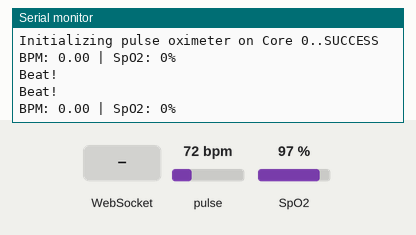
This sketch was run on a simulated ESP32. Shown: the last lines printed to the serial monitor. Inputs (shaded band) come from the test bench; at power-on: pulse 72 bpm, SpO2 97 %. WiFi joins after 1.5 s; servers stay silent unless stated.

Above: at 3.7 s.
3.8 s: WebSocket text "1" received
At 4.05 s:
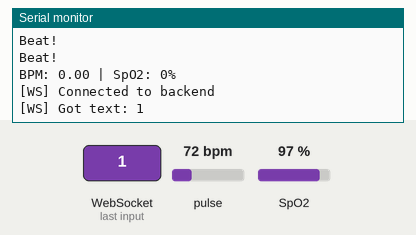
5.3 s: pulse set to 42 bpm
At 5.32 s:
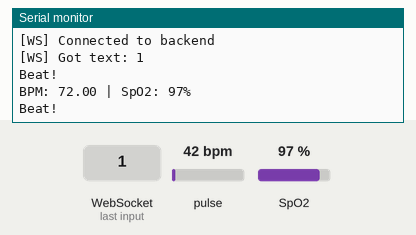
6.8 s: SpO2 set to 80 %
At 8.14 s:
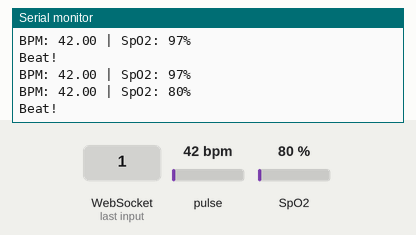
8.3 s: WebSocket text "0" received
At 8.46 s:
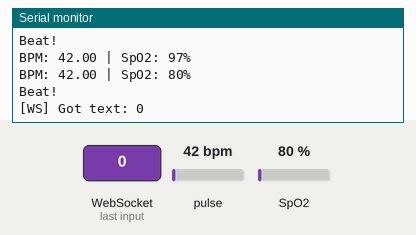
9.8 s: pulse set to 70 bpm
At 10.9 s:
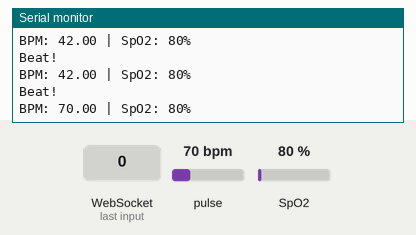
Timing chart, 0 to 12.3 s (numbered marks = the images above; inputs shaded):
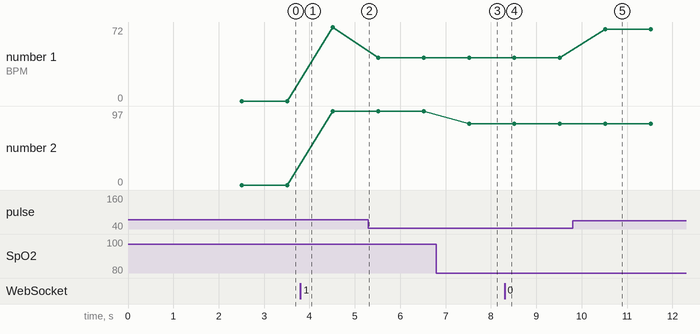

The sketch:

sushrutha_pulse.ino
```cpp
#include <Wire.h>
#include "MAX30100_PulseOximeter.h"
#include <WiFi.h>
#include <WebSocketsClient.h>
#include <ArduinoJson.h>

const char* ssid = "Galaxy M55s 5G 8365";
const char* password = "sruuu0105";
const char* ws_host = "10.161.223.90";
const uint16_t ws_port = 8000;
const char* ws_path = "/ws/pulse";

#define REPORTING_PERIOD_MS 1000

PulseOximeter pox;
WebSocketsClient webSocket;
uint32_t tsLastReport = 0;

// Shared variables between cores
volatile float sharedBPM = 0;
volatile float sharedSpO2 = 0;

void onBeatDetected() {
  Serial.println("Beat!");
}

void webSocketEvent(WStype_t type, uint8_t * payload, size_t length) {
  switch(type) {
    case WStype_DISCONNECTED:
      Serial.println("[WS] Disconnected");
      break;
    case WStype_CONNECTED:
      Serial.println("[WS] Connected to backend");
      break;
    case WStype_TEXT:
      Serial.printf("[WS] Got text: %s\n", payload);
      break;
    default:
      break;
  }
}

// Sensor task — runs on Core 0, never blocked
void sensorTask(void * parameter) {
  Serial.print("Initializing pulse oximeter on Core 0..");
  if (!pox.begin()) {
    Serial.println("FAILED");
    while(1) delay(1000);
  }
  Serial.println("SUCCESS");

  pox.setIRLedCurrent(MAX30100_LED_CURR_27_1MA);
  pox.setOnBeatDetectedCallback(onBeatDetected);

  for(;;) {
    pox.update();
    sharedBPM = pox.getHeartRate();
    sharedSpO2 = pox.getSpO2();
    delay(2);  // tiny delay to allow other tasks
  }
}

void setup() {
  Serial.begin(115200);
  delay(1000);
  Serial.println();
  Serial.println("=== ESP32 Booting ===");

  WiFi.mode(WIFI_STA);
  WiFi.begin(ssid, password);
  Serial.print("Connecting to WiFi");
  while (WiFi.status() != WL_CONNECTED) {
    delay(500);
    Serial.print(".");
  }
  Serial.println();
  Serial.print("Connected! IP: ");
  Serial.println(WiFi.localIP());

  webSocket.begin(ws_host, ws_port, ws_path);
  webSocket.onEvent(webSocketEvent);
  webSocket.setReconnectInterval(5000);

  // Pin sensor to Core 0
  xTaskCreatePinnedToCore(
    sensorTask,    // function
    "sensorTask",  // name
    10000,         // stack size
    NULL,          // parameters
    1,             // priority
    NULL,          // task handle
    0              // core 0
  );

  Serial.println("Setup done. Sensor on Core 0, WS on Core 1.");
}

void loop() {
  webSocket.loop();

  if (millis() - tsLastReport > REPORTING_PERIOD_MS) {
    float bpm = sharedBPM;
    float spo2 = sharedSpO2;

    Serial.printf("BPM: %.2f | SpO2: %.0f%%\n", bpm, spo2);

    JsonDocument doc;
    doc["bpm"] = bpm;
    doc["spo2"] = spo2;
    doc["timestamp"] = millis();

    String payload;
    serializeJson(doc, payload);
    webSocket.sendTXT(payload);

    tsLastReport = millis();
  }
}
```

Measured:
- after the input at 3.8 s, the serial monitor: prints a new line at once (image 1)
- after the input at 6.8 s, the serial monitor: prints a new line after 0.72 s (image 3)
- after the input at 8.3 s, the serial monitor: prints a new line at once (image 4)
- after the input at 9.8 s, the serial monitor: prints a new line after 0.72 s (image 5)
- plotted number 1: 72 → 42 after the input at 5.3 s, 42 → 70 after the input at 9.8 s
- plotted number 2: 97 → 80 after the input at 6.8 s
